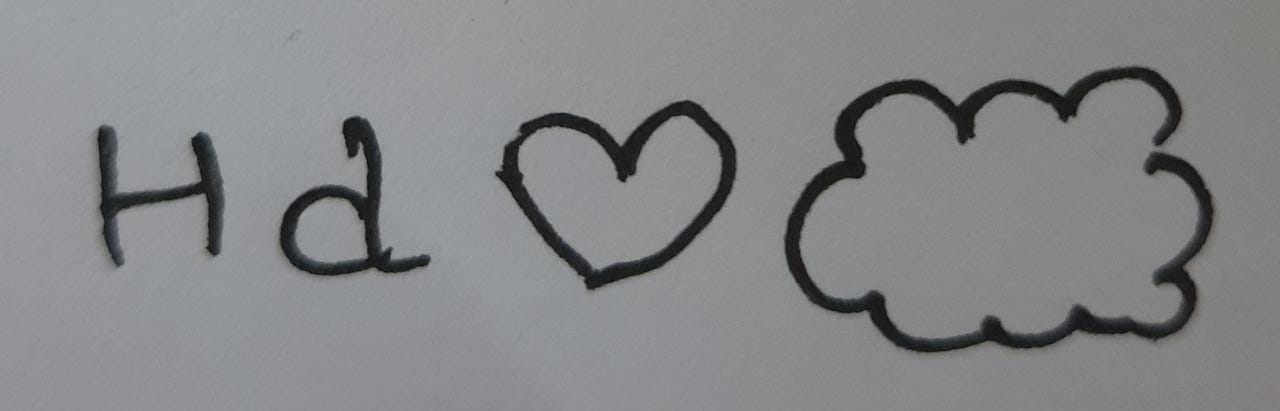
#> input picture test_imgs/test9.jpeg, 1280 x 411 px, found by its file name
$ jupyter execute --allow-errors final.ipynb
#> lines starting #> are read from the running program, lines starting #| are printed output that depends on the picture; after the words box and inside, x2 and y2 are one past the last pixel; in counts of white or black regions, pixels touching at a corner belong together
#> further down, img is the input picture: shape (411, 1280, 3); mean B, G, R 136.3, 134.3, 133.1
[cell 1]
import pandas as pd
import numpy as np
from google.colab.patches import cv2_imshow
from matplotlib import pyplot as plt
from sklearn.model_selection import train_test_split
import keras
import tensorflow as tf
import cv2
from keras.models import Sequential, load_model
from keras.layers import Dense, Dropout, Flatten, Activation
from keras.layers import Conv2D, MaxPooling2D, BatchNormalization
from keras import backend as K
from tensorflow.keras.utils import to_categorical

#> (a cell that did not finish here is left out)

[cell 3]
def prepro(gray):
    cv2_imshow(gray)
    kernel = np.ones((3,3), np.uint8)
    gray= cv2.erode(gray, kernel, iterations=1)
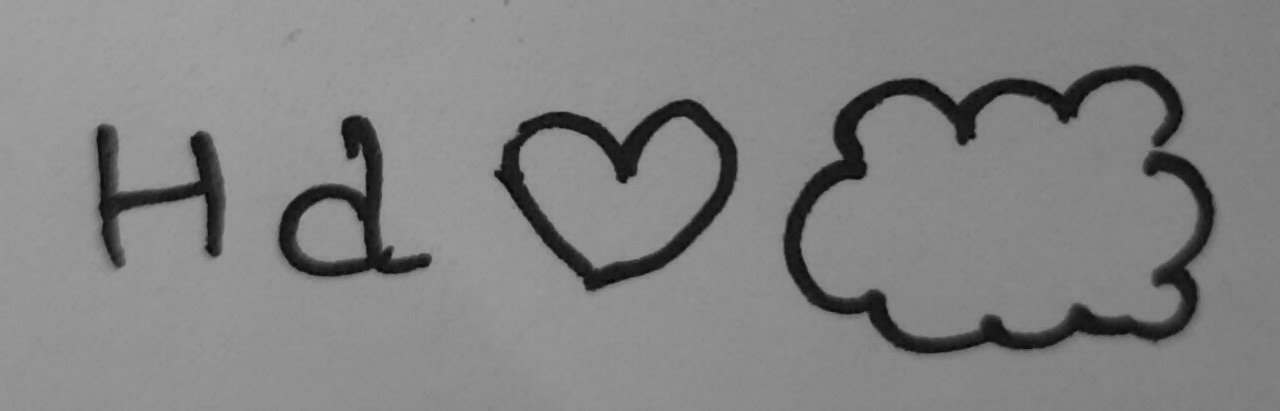
#> gray: shape (411, 1280); min 4, max 161, mean 131.4
    # gray= cv2.dilate(gray, kernel, iterations=1)
    # cv2_imshow(gray)
    blur=cv2.GaussianBlur(gray,(5,5),2)
    ret, thresh = cv2.threshold(blur, 0, 255, cv2.THRESH_BINARY+cv2.THRESH_OTSU)
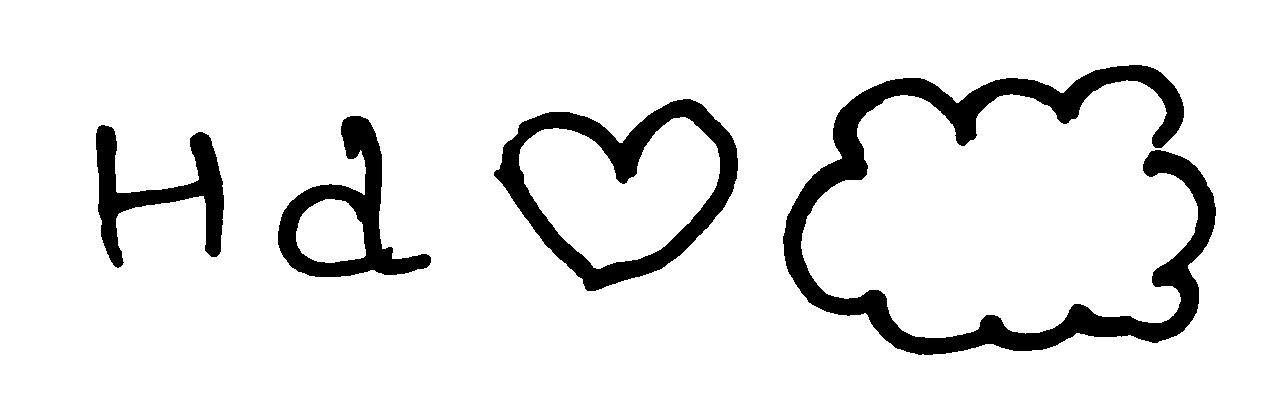
#> thresh: shape (411, 1280); 90.5% white; 4 black regions, box (x1, y1, x2, y2) and area: (783, 65, 1216, 355) 24793, (494, 99, 738, 291) 11740, (278, 116, 431, 277) 7332, (96, 125, 224, 268) 5997
#> ret = 90
    cv2_imshow(thresh)

    print(thresh.shape)
#| (411, 1280)
    h=thresh.shape[0]
#> h = 411
    w=thresh.shape[1]
#> w = 1280
    prev=0
    cont=0
    v=[]
    for i in range(0,w):
        x=0
        for j in range(0,h):
             if(thresh[j][i]==0):
                 x+=1
        if(x==0 and cont==1):
            if(i-prev<10):
               cont=0
            else:
                  cont=0
                  v.append((prev,i))
        elif(x>0 and cont==0):
              prev=i
              cont=1
#> after the loop, cont = 0; prev = 783

    # for x in v:
    #     cv2.line(img,(x[0],0),(x[0],h-1),(255,0,0),3)
    #     cv2.line(img,(x[1],0),(x[1],h-1),(255,0,0),3)

    prev=0
    u=[]
    for x in v:
          s=x[0]
          e=x[1]
          cont=0
          for i in range(0,h):
               z=0
               for j in range(s,e+1):
                   if(thresh[i][j]==0):
                       z+=1
               if(z>0 and cont==0):
                    prev=i
                    cont=1
               elif(z==0 and cont==1):
                    if(i-prev<10):
                         cont=0
                    else:
                      u.append((prev,i))
                      break
#> after the loop, prev = 65
    print(v)
#| [(96, 224), (278, 431), (494, 738), (783, 1216)]
    print(u)
#| [(125, 268), (116, 277), (99, 291), (65, 355)]
    v2=[]
    u2=[]
    i=0
    while i<len(v)-1:
          if(v[i+1][0]-v[i][1]<3):
               v2.append((v[i][0],v[i+1][1]))
               u2.append((min(u[i][0],u[i+1][0]),max(u[i][1],u[i+1][1])))
               i+=2
          else:
             v2.append(v[i])
             u2.append(u[i])
             i+=1
#> after the loop, i = 3; u2 = [(125, 268), (116, 277), (99, 291)]; v2 = [(96, 224), (278, 431), (494, 738)]
    if(i==len(v)-1):
        v2.append(v[-1])
        u2.append(u[-1])

    st_list=[]
    end_list=[]
    for i in range(len(v2)):
       if((v2[i][1]-v2[i][0])>30 and u2[i][1]-u2[i][0]>30):
           cv2.rectangle(img,(v2[i][0],u2[i][0]),(v2[i][1],u2[i][1]),(255,0,0),3)
           st_list.append((u2[i][0],v2[i][0]))
           end_list.append((u2[i][1],v2[i][1]))
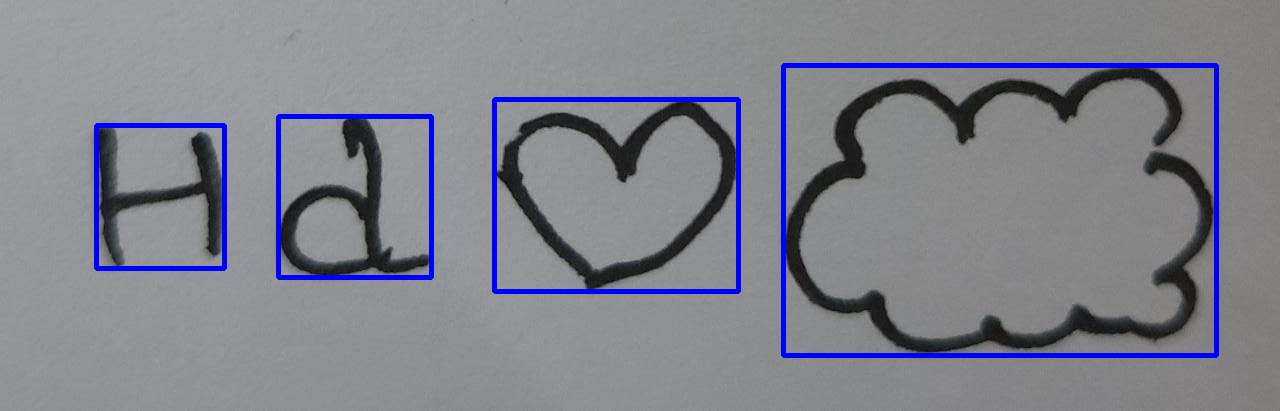
#> img: shape (411, 1280, 3); 3.31% of pixels changed, all inside (x1, y1, x2, y2) = (94, 63, 1219, 358)
#> after the loop, end_list = [(268, 224), (277, 431), (291, 738), (355, 1216)]; st_list = [(125, 96), (116, 278), (99, 494), (65, 783)]
    cv2_imshow(img)
    return thresh,st_list,end_list

[cell 4]
classes = "1,2,3,4,5,6,7,A,B,d,e,g,G,Z,W,H,I,J,R,t,K,M,S,N,X,b"
index =   "1,2,3,4,5,6,7,10,11,38,39,41,16,35,32,17,18,19,27,46,20,22,28,23,33,37"
values = classes.split(',')
keys = index.split(',')
map = dict(zip(keys, values))
img = cv2.imread('test9.jpeg')
gray = cv2.cvtColor(img, cv2.COLOR_BGR2GRAY)
img2,st,end=prepro(gray)
#> st = [(125, 96), (116, 278), (99, 494), (65, 783)]; end = [(268, 224), (277, 431), (291, 738), (355, 1216)]

$ run again, with test_imgs/test4.jpeg copied over test_imgs/test9.jpeg
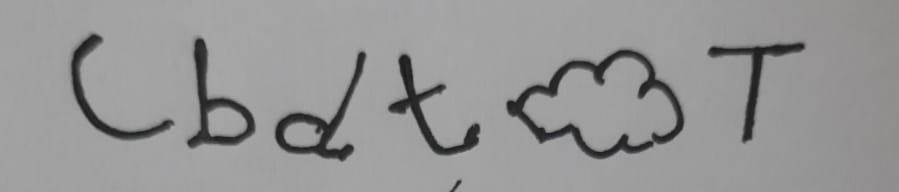
#> input picture test_imgs/test4.jpeg, 899 x 192 px, found by its file name
#> img is the input picture: shape (192, 899, 3); mean B, G, R 149.8, 149.7, 149.9
#> in prepro, `ret, thresh = cv2.threshold(blur, 0, 255, cv2.THRESH_BINARY+cv2.THRESH..`:
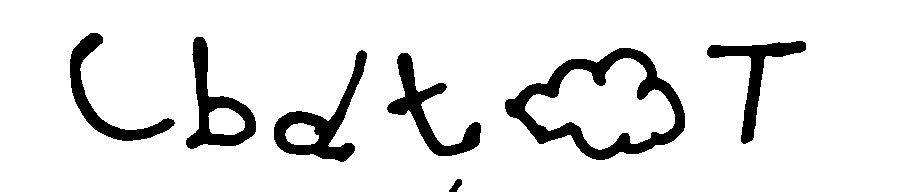
#> thresh: shape (192, 899); 89.7% white; 7 black regions, largest, box (x1, y1, x2, y2) and area: (505, 48, 685, 160) 5327, (274, 50, 367, 162) 2791, (186, 37, 256, 149) 2582
#> ret = 106
#| (192, 899)
#| [(70, 175), (186, 256), (274, 367), (387, 481), (505, 685), (707, 806)]
#| [(33, 141), (37, 149), (50, 162), (53, 156), (48, 160), (41, 144)]
#> after the loop in prepro, `for i in range(len(v2)):`: end_list = [(141, 175), (149, 256), (162, 367), (156, 481), (160, 685), (144, 806)]; st_list = [(33, 70), (37, 186), (50, 274), (53, 387), (48, 505), (41, 707)]
#> st has the same summary as st_list in prepro; end has the same summary as end_list in prepro

$ run again, with test_imgs/test5.jpeg copied over test_imgs/test9.jpeg
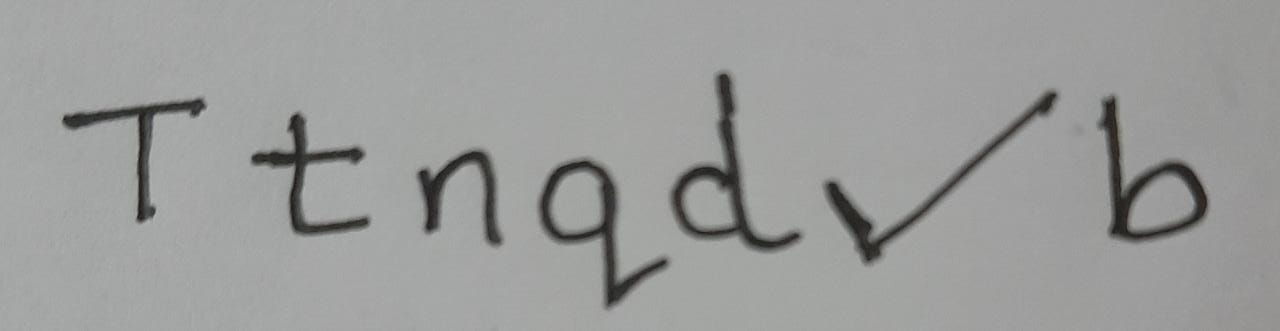
#> input picture test_imgs/test5.jpeg, 1280 x 331 px, found by its file name
#> img is the input picture: shape (331, 1280, 3); mean B, G, R 155, 156.2, 155.3
#> in prepro, `ret, thresh = cv2.threshold(blur, 0, 255, cv2.THRESH_BINARY+cv2.THRESH..`:
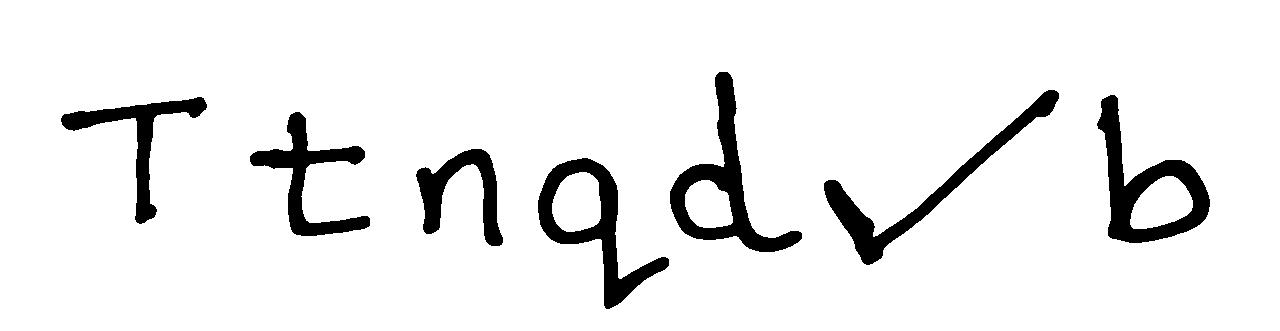
#> thresh: shape (331, 1280); 92.4% white; 7 black regions, largest, box (x1, y1, x2, y2) and area: (670, 72, 802, 252) 5631, (1097, 95, 1210, 243) 5499, (538, 158, 669, 309) 5125
#> ret = 113
#| (331, 1280)
#| [(61, 207), (250, 370), (416, 503), (538, 669), (670, 802), (824, 1059), (1097, 1210)]
#| [(97, 224), (112, 236), (149, 246), (158, 309), (72, 252), (90, 265), (95, 243)]
#> after the loop in prepro, `for i in range(len(v2)):`: end_list = [(224, 207), (236, 370), (246, 503), (309, 802), (265, 1059), (243, 1210)]; st_list = [(97, 61), (112, 250), (149, 416), (72, 538), (90, 824), (95, 1097)]
#> st has the same summary as st_list in prepro; end has the same summary as end_list in prepro
